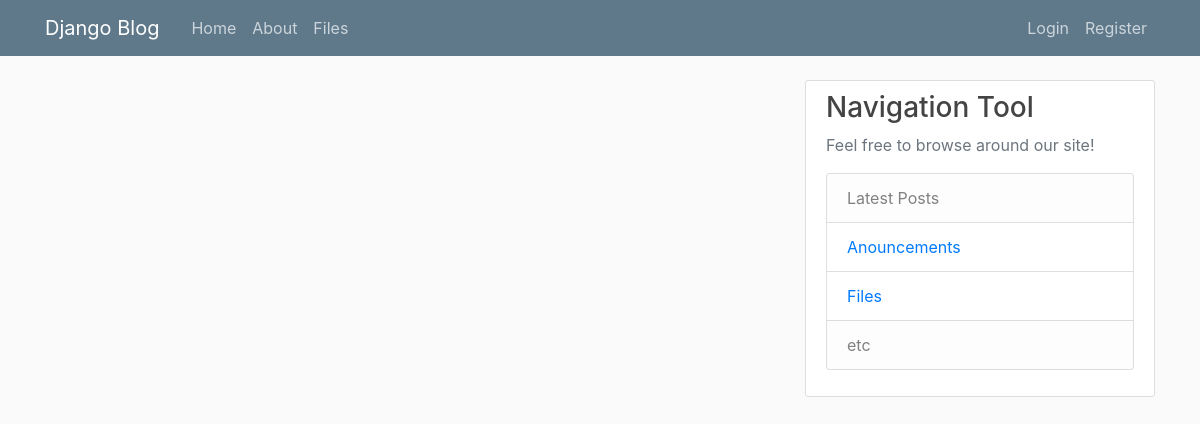
Before: / with the older database file.
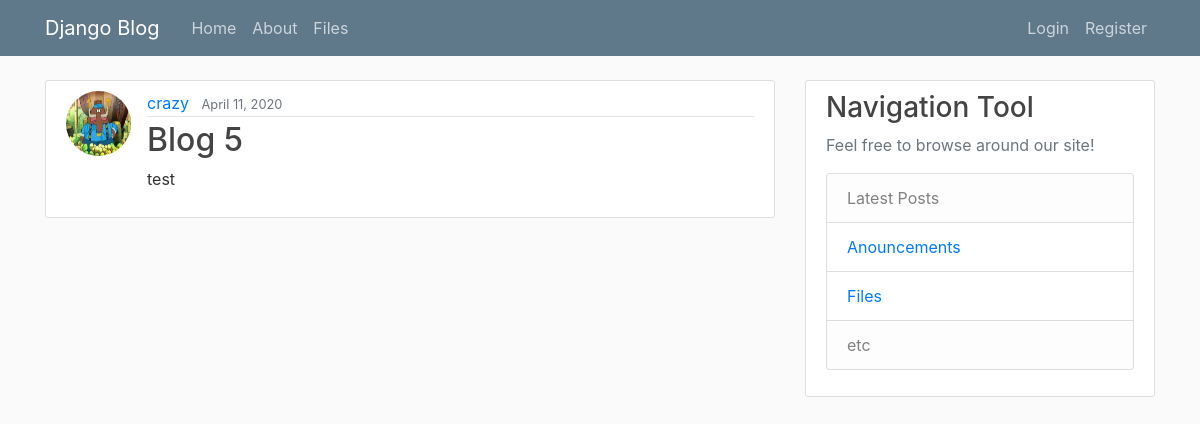
After: the same page with the newer database file.
### website/blog/models.py (models this page shows, shortened)
class Post(models.Model):
    title = models.CharField(max_length=100)
    content = models.TextField()
    date_posted = models.DateTimeField(default=timezone.now)
    author = models.ForeignKey(User, on_delete=models.CASCADE)

### website/users/models.py (models this page shows, shortened)
class Profile(models.Model):
    user = models.OneToOneField(User, on_delete=models.CASCADE)
    image = models.ImageField(default='default.jpg', upload_to='profile_pics')

### website/blog/views.py (the view)
# urls.py: path('', PostListView.as_view(), name='blog-home'),
class PostListView(ListView):
    model = Post
    template_name = 'blog/home.html'
    context_object_name = 'posts'
    ordering = ['-date_posted']
    paginate_by = 10

### website/blog/templates/blog/home.html (shortened to what this page needs)
{%extends "blog/base.html" %}
{% block content %}
   {% for posts in posts %}
    <article class="media content-section">
        <img class="rounded-circle article-img" src="{{ posts.author.profile.image.url }}">
        <div class="media-body">
         <div class="article-metadata">
          <a class="mr-2" href="{% url 'user-posts' posts.author.username %}">{{ posts.author }}</a>
          <small class="text-muted">{{ posts.date_posted|date:"F d, Y" }}</small>
         </div>
         <h2><a class="article-title" href="{% url 'post-detail' posts.id %}">{{ posts.title }}</a></h2>
         <p class="article-content">{{ posts.content }}</p>
       </div>
    </article>
      {% endfor %}
{% endblock content %}

### website/blog/templates/blog/base.html (shortened to what this page needs)
{% load static %}
<!DOCTYPE html>
<html lang="en">
<head>
    <link rel="stylesheet" href="https://maxcdn.bootstrapcdn.com/bootstrap/4.0.0/css/bootstrap.min.css">
    <link rel="stylesheet" type="text/css" href="{% static 'blog/main.css' %}">
</head>
<body>
  <header class="site-header">
    <nav class="navbar navbar-expand-md navbar-dark bg-steel fixed-top">
      <div class="container">
        <a class="navbar-brand mr-4" href="{% url 'blog-home' %}">Django Blog</a>
        <div class="collapse navbar-collapse" id="navbarToggle">
          <div class="navbar-nav mr-auto">
            <a class="nav-item nav-link" href="{% url 'blog-home' %}">Home</a>
            <a class="nav-item nav-link" href="{% url 'blog-about' %}">About</a>
              <a class="nav-item nav-link" href="{% url 'blog-files' %}">Files</a>
          </div>
          <div class="navbar-nav">
              {% if user.is_authenticated %}
              <a class="nav-item nav-link" href="{% url 'post-files' %}">Upload File</a>
              <a class="nav-item nav-link" href="{% url 'post-create' %}">New Post</a>
              <a class="nav-item nav-link" href="{% url 'profile' %}">Profile</a>
              <a class="nav-item nav-link" href="{% url 'logout' %}">Logout</a>
              {% else %}
              <a class="nav-item nav-link" href="{% url 'login' %}">Login</a>
              <a class="nav-item nav-link" href="{% url 'register' %}">Register</a>
              {% endif %}
          </div>
        </div>
      </div>
    </nav>
  </header>
   <main role="main" class="container">
  <div class="row">
    <div class="col-md-8">
      {% block content %}{% endblock %}
    </div>
    <div class="col-md-4">
      <div class="content-section">
        <h3>Navigation Tool</h3>
        <p class='text-muted'>Feel free to browse around our site!
          <ul class="list-group">
            <li class="list-group-item list-group-item-light">Latest Posts</li>
           <a class="nav-item nav-link list-group-item" href="{% url 'blog-anouncements' %}">Anouncements</a>
          <a class="nav-item nav-link list-group-item" href="{% url 'blog-files' %}">Files</a>
            <li class="list-group-item list-group-item-light">etc</li>
          </ul>
        </p>
      </div>
    </div>
  </div>
</main>
</body>
</html>

### website/blog/static/blog/main.css (style rules this page uses)
body { background: #fafafa; color: #333333; margin-top: 5rem; }
h1, h2, h3, h4, h5, h6 { color: #444444; }
ul { margin: 0; }
.bg-steel { background-color: #5f788a; }
.site-header .navbar-nav .nav-link { color: #cbd5db; }
.content-section { background: #ffffff; padding: 10px 20px; border: 1px solid #dddddd; border-radius: 3px; margin-bottom: 20px; }
.article-title { color: #444444; }
.article-content { white-space: pre-line; }
.article-img { height: 65px; width: 65px; margin-right: 16px; }
.article-metadata { padding-bottom: 1px; margin-bottom: 4px; border-bottom: 1px solid #e3e3e3 }

Changed rows visible on the page:
added Post: author.profile.image (placeholder picture), author "crazy", date_posted "April 11, 2020", title "Blog 5", content "test"
